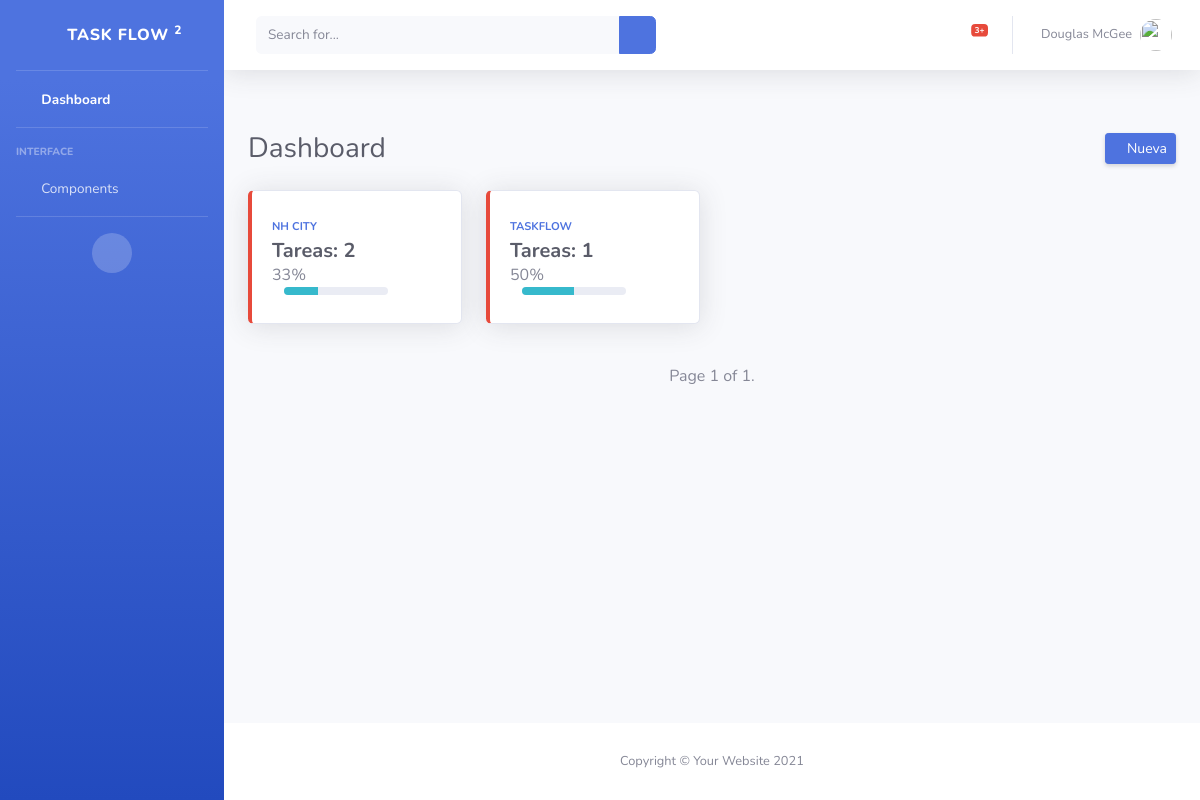
The app's page /task-flow/mylist/ (signed in), older data.
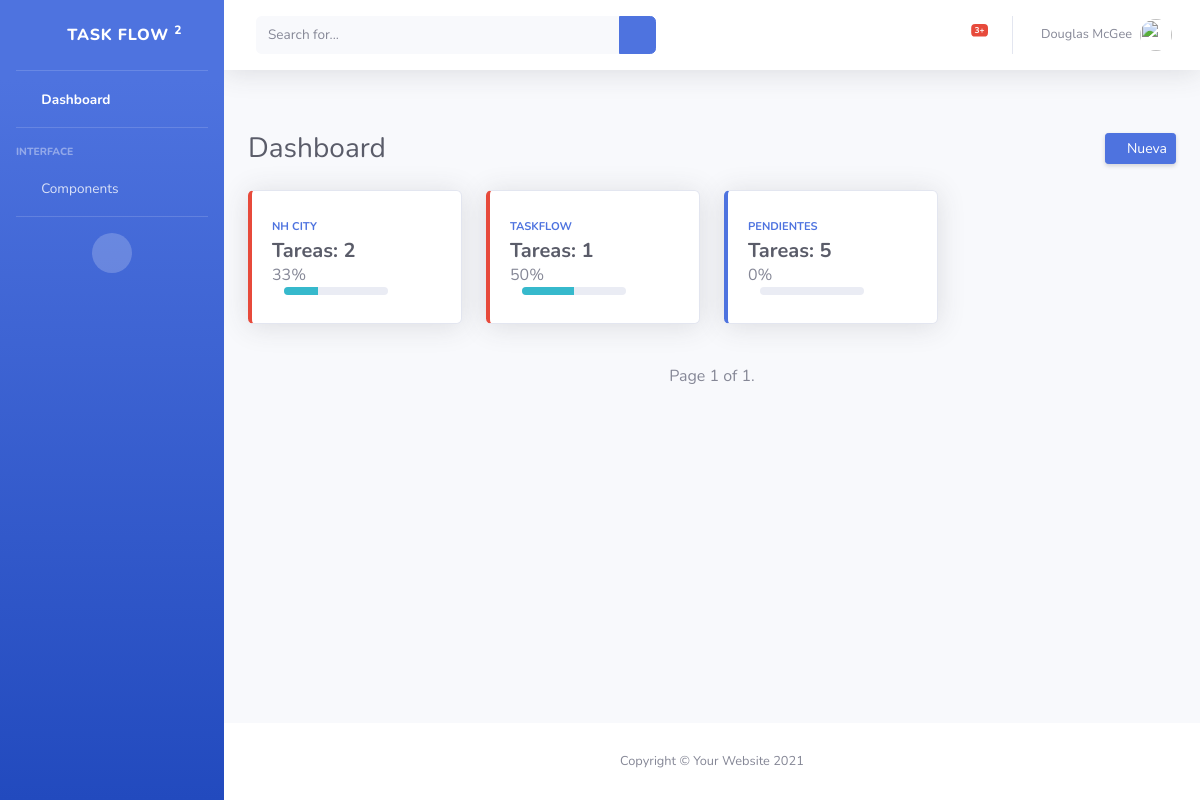
The same page, newer data.
### TaskManager/models.py (models this page shows, shortened)
class TasksList(models.Model):
    task_name = models.CharField(max_length=30)
    created_at = models.DateTimeField(auto_now_add=True)
    updated_at = models.DateTimeField(auto_now=True)
    task_description = models.CharField(max_length=50, null=True)
    task_content = models.TextField(max_length=150, null=True)
    task_type = models.CharField(max_length=150, null=True, blank=True)
    status = models.IntegerField( null=True, blank=True)
    deadline = models.DateTimeField()
    open = models.BooleanField(default=True)
    owner = models.ForeignKey(User, on_delete=models.CASCADE)

### TaskManager/views.py (the view)
# urls.py: path('mylist/', TaskList.as_view(), name="TaskList"),
class TaskList(LoginRequiredMixin, ListView):
    model = TasksList
    template_name = "task_list.html"
    paginate_by = 6
    context_object_name = "prueba"
    def get_queryset(self):
        query = self.request.GET.get('q')
        queryset = super().get_queryset().filter(owner=self.request.user)
        if query:
            queryset = queryset.filter(task_name__icontains=query)
        return queryset
    def get_context_data(self, **kwargs):
        context = super().get_context_data(**kwargs)
        for task in context['prueba']:
            task.subtask_count = task.subtask_set.filter(open=True).count()
            total_subtasks = SubTask.objects.filter(sub_task_list=task).count()
            closed_subtasks = SubTask.objects.filter(sub_task_list=task, open=False).count()
            task.percentage_closed_subtasks = round((closed_subtasks / total_subtasks) * 100 if total_subtasks != 0 else 0)
            if task.deadline:
                time_difference = task.deadline - timezone.now()
                task.time_difference = round(time_difference.total_seconds())
                task.time_difference_format = time_difference
        return context

### TaskManager/templates/task_list.html (shortened to what this page needs)
{% extends 'base.html' %}
{% block pagecontent %}
<div class="container-fluid">
<a type="button" class="btn"  onclick="refreshPage()"><i class="fas fa-sharp fa-solid fa-redo "></i></a>
    <div class="d-sm-flex align-items-center justify-content-between mb-4">
        <h1 class="h3 mb-0 text-gray-800">Dashboard</h1>
        <a href="{% url  'CreateTask' %}" class="d-none d-sm-inline-block btn btn-sm btn-primary shadow-sm"><i
                class="fas fa-plus fa-sm text-white-50"></i> Nueva</a>
    </div>
    <div class="row">
        {% for task  in  prueba %}
        <div class="col-xl-3 col-md-4 mb-4">
          {% if task.deadline %}
            {% if task.time_difference > 0 %}
          <div class="card border-left-primary shadow h-100 py-2">
            {% else %}
          <div class="card border-left-danger shadow h-100 py-2">
            {% endif %}
          {% endif %}
            <div class="card-body">
              <div class="row no-gutters align-items-center">
                <div class="col mr-2">
                  <div class="text-xs font-weight-bold text-primary text-uppercase mb-1">
                      <a href="{% url  'DetailTasks' task.id %}">{{ task.task_name }}</a></div>
                  <div class="h5 mb-0 font-weight-bold text-gray-800">Tareas: {{ task.subtask_count }} </div>
                  {{ task.percentage_closed_subtasks }}%
                  <div class="col">
                    <div class="progress progress-sm mr-2">
                      <div class="progress-bar bg-info" role="progressbar" style="width: {{ task.percentage_closed_subtasks }}%" aria-valuenow="{{ task.percentage_closed_subtasks }}" aria-valuemin="0" aria-valuemax="100"></div>
                    </div>
                </div>
                  </div>
                  <div class="col-auto">
                    {% if task.task_type == 'list' %}
                    <i class="fas fa-sharp fa-solid fa-list fa-2x text-gray-300"></i>
                      {% else %}
                        <i class="fas fa-sharp fa-solid fa-hotel fa-2x text-gray-300"></i>
                        {% endif %}
                  </div>
                </div>
              </div>
            </div>
        </div>
        {% endfor %}
    </div>
    <div class="d-flex justify-content-center">
    </div>
    <div class="d-flex justify-content-center">
    <span class="current">
      Page {{ page_obj.number }} of {{ page_obj.paginator.num_pages }}.
    </span>
    </div>
  </div>
  {% endblock %}

Row changes from the older to the newer data that the page shows:
added TasksList: task_name "PENDIENTES", subtask_count "5", percentage_closed_subtasks "0", task_type "list" (drawn)
